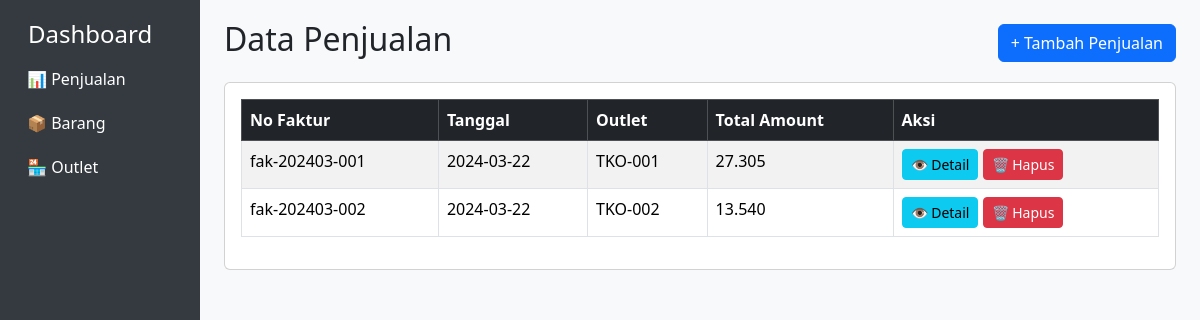
/index.php/penjualan, run on the app's committed database.
### tables this page shows
CREATE TABLE `penjualan_header` (
  `nofaktur` varchar(20) NOT NULL,
  `tglfaktur` date DEFAULT NULL,
  `kdoutlet` varchar(10) DEFAULT NULL,
  `amount` decimal(12,2) DEFAULT NULL,
  `discount` decimal(12,2) DEFAULT NULL,
  `ppn` decimal(12,2) DEFAULT NULL,
  `total_amount` decimal(12,2) DEFAULT NULL,
  `created_user` varchar(50) DEFAULT NULL,
  `created_date` timestamp NOT NULL DEFAULT current_timestamp(),
  `edit_user` varchar(50) DEFAULT NULL,
  `edit_date` timestamp NULL DEFAULT NULL
);

### application/controllers/Penjualan.php (called while the page is built, shortened)
<?php
class Penjualan extends CI_Controller {
    public function __construct()
    {
        $this->load->model('Penjualan_model', 'penjualan');
        $this->load->model('Outlet_model', 'outlet');
        $this->load->model('Barang_model', 'barang');
    }
    public function index()
    {
        $data['penjualan'] = $this->penjualan->get_all();
        $this->load->view('penjualan/index', $data);
    }
}

### index.php (called while the page is built, shortened)
<?php
require_once BASEPATH.'core/CodeIgniter.php';

### application/models/Penjualan_model.php (called while the page is built, shortened)
<?php
class Penjualan_model extends CI_Model {
    private $header = 'penjualan_header';
    public function get_all()
    {
        $this->db->select("h.*, o.namaoutlet");
        $this->db->from("$this->header h");
        $this->db->join("outlet o", "o.kdoutlet = h.kdoutlet", "left");
        return $this->db->get()->result();
    }
}

### application/views/penjualan/index.php (the view, shortened to what this page needs)
<div class="d-flex justify-content-between align-items-center mb-3">
  <h2>Data Penjualan</h2>
  <a class="btn btn-primary" href="<?= site_url('penjualan/create'); ?>">+ Tambah Penjualan</a>
</div>
<div class="card">
  <div class="card-body">
    <table class="table table-striped table-bordered">
      <thead class="table-dark">
        <tr>
          <th>No Faktur</th>
          <th>Tanggal</th>
          <th>Outlet</th>
          <th>Total Amount</th>
          <th>Aksi</th>
        </tr>
      </thead>
      <tbody>
        <?php foreach ($penjualan as $p): ?>
        <tr>
          <td><?= $p->nofaktur; ?></td>
          <td><?= $p->tglfaktur; ?></td>
          <td><?= $p->kdoutlet; ?></td>
          <td><?= number_format($p->total_amount, 0, ',', '.'); ?></td>
          <td>
            <a class="btn btn-sm btn-info" href="<?= site_url('penjualan/detail/'.$p->nofaktur); ?>">👁 Detail</a>
            <a class="btn btn-sm btn-danger" href="<?= site_url('penjualan/delete/'.$p->nofaktur); ?>" onclick="return confirm('Yakin hapus?')">🗑 Hapus</a>
          </td>
        </tr>
        <?php endforeach; ?>
      </tbody>
    </table>
  </div>
</div>

### application/views/layout/header.php (style rules this page uses)
body { background-color: #f8f9fa; }

### data on the page
penjualan_header: nofaktur "fak-202403-001", tglfaktur "2024-03-22", kdoutlet "TKO-001", total_amount "27.305"
penjualan_header: nofaktur "fak-202403-002", tglfaktur "2024-03-22", kdoutlet "TKO-002", total_amount "13.540"
